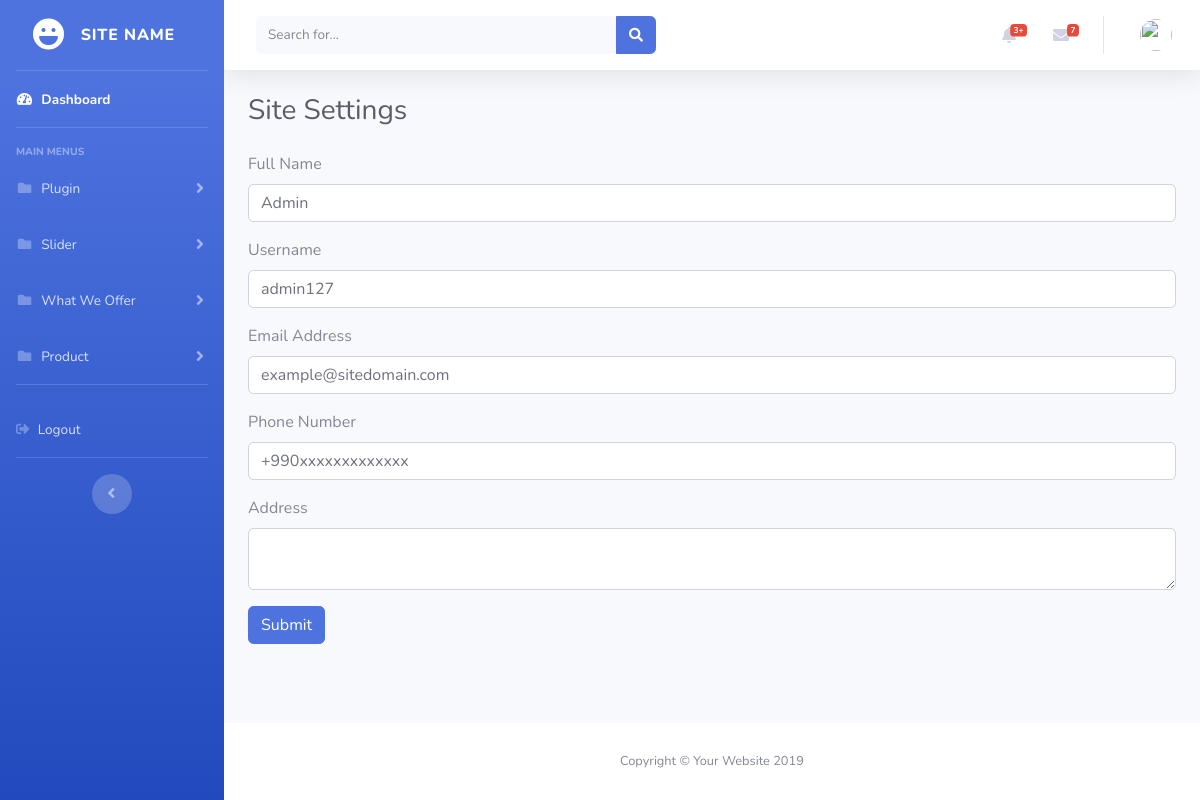
Page /panel/userInfoUpdate.php on the committed database.
### tables this page shows
CREATE TABLE `picci` (
  `picci_id` int(255) NOT NULL,
  `picci_full_name` varchar(255) NOT NULL,
  `picci_username` varchar(255) NOT NULL,
  `picci_password` varchar(255) NOT NULL,
  `picci_phone` varchar(255) NOT NULL,
  `picci_email` varchar(255) NOT NULL,
  `picci_address` varchar(255) NOT NULL,
  `picci_profile_pic` varchar(255) NOT NULL,
  `picci_user_type` varchar(255) NOT NULL,
  `picci_supreme` varchar(255) NOT NULL,
  `picci_account_creation_date` varchar(255) NOT NULL
);

### panel/userInfoUpdate.php (the view, shortened to what this page needs)
<?php include("header.inc.php"); ?>
<body id="page-top">
  <div id="wrapper">
    <?php include("sideBar.inc.php"); ?>
    <div id="content-wrapper" class="d-flex flex-column">
      <div id="content">
        <?php include("topBar.inc.php"); ?>
                <div class="container-fluid">
                    <h1 class="h3 mb-4 text-gray-800">Site Settings</h1>
                    <form accept-charset="utf-8" method="post" action="<?php echo $_SERVER['PHP_SELF']; ?>">
<?php
    $site_setting_query = $db->query("SELECT * FROM picci") or die('could not search!');
        while ($row = mysqli_fetch_array($site_setting_query)) {
            $picci_full_name = $row['picci_full_name'];
            $picci_username = $row['picci_username'];
            $picci_email = $row['picci_email'];
            $picci_phone = $row['picci_phone'];
            $picci_address = $row['picci_address'];
?>
                        <div class="form-group">
                            <label>Full Name</label>
                            <input type="text" class="form-control" name="picci_full_name" value="<?php echo $picci_full_name;?>">
                        </div>
                        <div class="form-group">
                            <label>Username</label>
                            <input type="text" class="form-control" name="picci_username" value="<?php echo $picci_username;?>">
                        </div>
                        <div class="form-group">
                            <label>Email Address</label>
                            <input type="text" class="form-control" name="picci_email"  value="<?php echo $picci_email;?>">
                        </div>
                        <div class="form-group">
                            <label>Phone Number</label>
                            <input type="tel" class="form-control" name="picci_phone" value="<?php echo $picci_phone;?>">
                        </div>
                        <div class="form-group">
                            <label>Address</label>
                            <textarea type="text" id="editor" class="form-control" name="picci_address"><?php echo $picci_address;?></textarea>
                        </div>
<?php } ?>
                        <button type="submit" class="btn btn-primary" name="users_update_user">Submit</button>
                    </form>
                </div>
            </div>
<?php include("footer.inc.php"); ?>

### rows in the picture
picci: picci_full_name "Admin", picci_username "admin127", picci_email "example@sitedomain.com", picci_phone "+990xxxxxxxxxxxxx"
